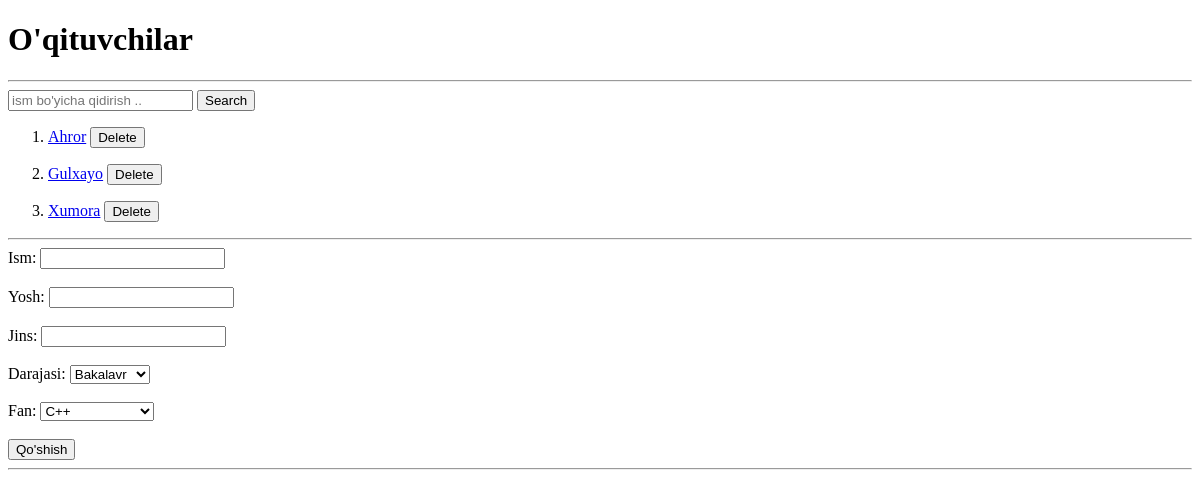
Page /teacher/ on the earlier database version.
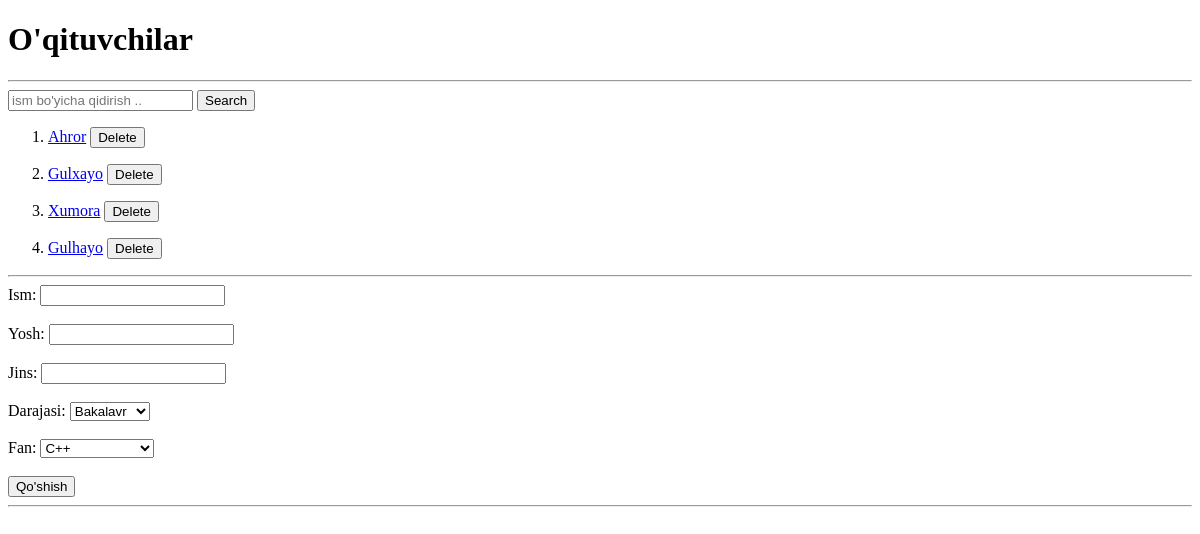
Same page on the later database version.
### main/models.py (models this page shows, shortened)
class Teacher(models.Model):
    name = models.CharField(max_length=255)
    age = models.PositiveIntegerField()
    gender = models.CharField(max_length=255, choices=(('erkak','erkak'),('ayol','ayol')))
    daraja = models.CharField(max_length=255, choices=(('Bakalavr','Bakalavr'),('Magistr','Magistr')))
    fan = models.ForeignKey(Fan, on_delete=models.CASCADE)
    class Meta:
        verbose_name = 'Teacher'
        verbose_name_plural = "Oqituvchilar"

### main/views.py (the view, shortened to what this page needs)
# urls.py: path('teacher/', teacher_view),
def teacher_view(request):
    teachers = Teacher.objects.all()
    search = request.GET.get('search')
    fanlar = Fan.objects.all()
    if search:
        teachers = teachers.filter(name__contains=search)
    context = {
        "teachers":teachers,
        'search':search,
        'fanlar':fanlar,
    }
    return render(request,"teacher.html", context)

### templates/teacher.html (shortened to what this page needs)
<!DOCTYPE html>
<html lang="en">
<head>
</head>
<body>
<h1>O'qituvchilar</h1>
<hr>
<form>
    <input type="text" name="search" placeholder="ism bo'yicha qidirish .." {% if search %} value="{{search}}" {% endif %}>
    <button>Search</button>
</form>
<ol>
  {% for teacher in teachers%}
  <li>
    <p>
      <a href="/teacher/{{teacher.id}}">{{teacher.name}}</a>
       <a href="/teacher/{{teacher.id}}/delete/confirm"><button>Delete</button></a>
    </p>
  </li>
  {% endfor %}
</ol>
<hr>
<form method="post">
    <label for="name">Ism:</label>
    <input type="text" name="name" id="name" required>
    <br><br>
    <label for="yosh">Yosh:</label>
    <input type="number" name="age" id="yosh" required>
    <br><br>
    <label for="jins">Jins:</label>
    <input type="text" name="gender" id="jins" required>
    <br><br>
    <label for="degree">Darajasi:</label>
    <select name="daraja" id="degree">
        <option value="">Bakalavr</option>
    </select>
    <br><br>
    <label for="fan">Fan:</label>
    <select name="fan_id" id="fan">
        {% for fan in fanlar %}
        <option value="{{fan.id}}">{{fan.nom}}</option>
        {% endfor %}
    </select>
    <br><br>
    <button>Qo'shish</button>
</form>
<hr>
</body>
</html>

Differences in the rows shown:
added Teacher: name "Gulhayo"
